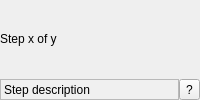
       <widget class="QWidget" name="widget_2" native="true">
        <layout class="QGridLayout" name="gridLayout_2">
         <property name="horizontalSpacing">
          <number>0</number>
         </property>
         <property name="verticalSpacing">
          <number>1</number>
         </property>
         <property name="margin">
          <number>0</number>
         </property>
         <item row="1" column="1">
          <widget class="QToolButton" name="m_stepHelpButton">
           <property name="text">
            <string>?</string>
           </property>
          </widget>
         </item>
         <item row="1" column="0">
          <widget class="QLabel" name="m_stepDescriptionLabel">
           <property name="palette">
            <palette>
             <active>
              <colorrole role="Window">
               <brush brushstyle="SolidPattern">
                <color alpha="255">
                 <red>240</red>
                 <green>240</green>
                 <blue>240</blue>
                </color>
               </brush>
              </colorrole>
             </active>
             <inactive>
              <colorrole role="Window">
               <brush brushstyle="SolidPattern">
                <color alpha="255">
                 <red>240</red>
                 <green>240</green>
                 <blue>240</blue>
                </color>
               </brush>
              </colorrole>
             </inactive>
             <disabled>
              <colorrole role="Window">
               <brush brushstyle="SolidPattern">
                <color alpha="255">
                 <red>240</red>
                 <green>240</green>
                 <blue>240</blue>
                </color>
               </brush>
              </colorrole>
             </disabled>
            </palette>
           </property>
           <property name="autoFillBackground">
            <bool>true</bool>
           </property>
           <property name="frameShape">
            <enum>QFrame::StyledPanel</enum>
           </property>
           <property name="frameShadow">
            <enum>QFrame::Plain</enum>
           </property>
           <property name="text">
            <string>Step description</string>
           </property>
          </widget>
         </item>
         <item row="0" column="0" colspan="2">
          <widget class="QLabel" name="m_stepNumberLabel">
           <property name="text">
            <string>Step x of y</string>
           </property>
          </widget>
         </item>
        </layout>
       </widget>
